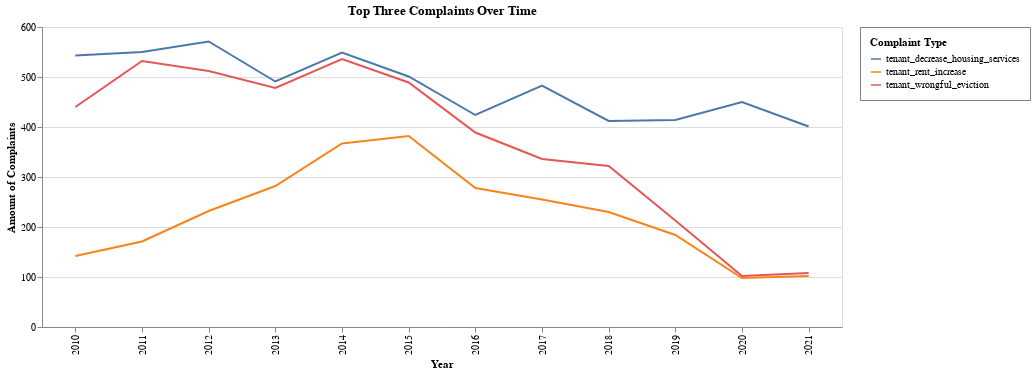

The notebook cell saved with this chart:
### Code cell
most_pop_by_year_chart = alt.Chart(most_pop_by_year).mark_line().encode(
    x=alt.X('year:O', title='Year'),
    y=alt.Y('petition_id', title='Amount of Complaints'),
    color=alt.Color('reason', title='Complaint Type'),
    tooltip=['year', 'petition_id', 'reason']
).properties(
    title='Top Three Complaints Over Time',
    width=800,
    height=300
).interactive()

most_pop_by_year_chart.configure_legend(
    strokeColor='gray',
    fillColor='#FFFFF',
    padding=10,
    cornerRadius=0,
)

### Figure 1 — Vega-Lite specification as saved in the notebook (floating-point values rounded to 4 significant figures)
{"config": {"view": {"continuousWidth": 400, "continuousHeight": 300}, "legend": {"cornerRadius": 0, "fillColor": "#FFFFF", "padding": 10, "strokeColor": "gray"}}, "data": {"name": "data-326aa0f42b37dcda5a5d8b1208b8c8c6"}, "mark": "line", "encoding": {"color": {"field": "reason", "title": "Complaint Type", "type": "nominal"}, "tooltip": [{"field": "year", "type": "quantitative"}, {"field": "petition_id", "type": "quantitative"}, {"field": "reason", "type": "nominal"}], "x": {"field": "year", "title": "Year", "type": "ordinal"}, "y": {"field": "petition_id", "title": "Amount of Complaints", "type": "quantitative"}}, "height": 300, "selection": {"selector004": {"type": "interval", "bind": "scales", "encodings": ["x", "y"]}}, "title": "Top Three Complaints Over Time", "width": 800, "$schema": "https://vega.github.io/schema/vega-lite/v4.17.0.json", "datasets": {"data-326aa0f42b37dcda5a5d8b1208b8c8c6": [{"reason": "tenant_decrease_housing_services", "year": 2010, "petition_id": 543}, {"reason": "tenant_decrease_housing_services", "year": 2011, "petition_id": 550}, {"reason": "tenant_decrease_housing_services", "year": 2012, "petition_id": 571}, {"reason": "tenant_decrease_housing_services", "year": 2013, "petition_id": 491}, {"reason": "tenant_decrease_housing_services", "year": 2014, "petition_id": 549}, {"reason": "tenant_decrease_housing_services", "year": 2015, "petition_id": 501}, {"reason": "tenant_decrease_housing_services", "year": 2016, "petition_id": 424}, {"reason": "tenant_decrease_housing_services", "year": 2017, "petition_id": 483}, {"reason": "tenant_decrease_housing_services", "year": 2018, "petition_id": 412}, {"reason": "tenant_decrease_housing_services", "year": 2019, "petition_id": 414}, {"reason": "tenant_decrease_housing_services", "year": 2020, "petition_id": 450}, {"reason": "tenant_decrease_housing_services", "year": 2021, "petition_id": 401}, {"reason": "tenant_rent_increase", "year": 2010, "petition_id": 142}, {"reason": "tenant_rent_increase", "year": 2011, "petition_id": 171}, {"reason": "tenant_rent_increase", "year": 2012, "petition_id": 232}, {"reason": "tenant_rent_increase", "year": 2013, "petition_id": 282}, {"reason": "tenant_rent_increase", "year": 2014, "petition_id": 367}, {"reason": "tenant_rent_increase", "year": 2015, "petition_id": 382}, {"reason": "tenant_rent_increase", "year": 2016, "petition_id": 278}, {"reason": "tenant_rent_increase", "year": 2017, "petition_id": 255}, {"reason": "tenant_rent_increase", "year": 2018, "petition_id": 230}, {"reason": "tenant_rent_increase", "year": 2019, "petition_id": 184}, {"reason": "tenant_rent_increase", "year": 2020, "petition_id": 98}, {"reason": "tenant_rent_increase", "year": 2021, "petition_id": 102}, {"reason": "tenant_wrongful_eviction", "year": 2010, "petition_id": 440}, {"reason": "tenant_wrongful_eviction", "year": 2011, "petition_id": 532}, {"reason": "tenant_wrongful_eviction", "year": 2012, "petition_id": 512}, {"reason": "tenant_wrongful_eviction", "year": 2013, "petition_id": 478}, {"reason": "tenant_wrongful_eviction", "year": 2014, "petition_id": 536}, {"reason": "tenant_wrongful_eviction", "year": 2015, "petition_id": 489}, {"reason": "tenant_wrongful_eviction", "year": 2016, "petition_id": 389}, {"reason": "tenant_wrongful_eviction", "year": 2017, "petition_id": 336}, {"reason": "tenant_wrongful_eviction", "year": 2018, "petition_id": 322}, {"reason": "tenant_wrongful_eviction", "year": 2019, "petition_id": 213}, {"reason": "tenant_wrongful_eviction", "year": 2020, "petition_id": 102}, {"reason": "tenant_wrongful_eviction", "year": 2021, "petition_id": 108}]}}
